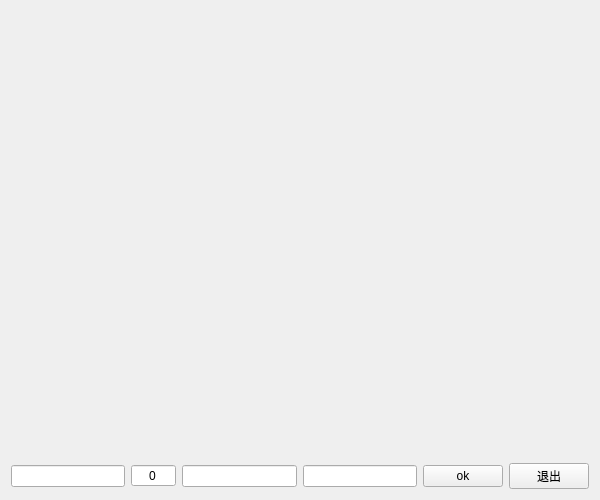
<?xml version="1.0" encoding="UTF-8"?>
<ui version="4.0">
 <class>Widget</class>
 <widget class="QWidget" name="Widget">
  <property name="geometry">
   <rect>
    <x>0</x>
    <y>0</y>
    <width>600</width>
    <height>500</height>
   </rect>
  </property>
  <property name="minimumSize">
   <size>
    <width>600</width>
    <height>500</height>
   </size>
  </property>
  <property name="maximumSize">
   <size>
    <width>600</width>
    <height>500</height>
   </size>
  </property>
  <property name="windowTitle">
   <string>Widget</string>
  </property>
  <layout class="QVBoxLayout" name="verticalLayout">
   <item>
    <widget class="QWidget" name="widget" native="true">
     <property name="minimumSize">
      <size>
       <width>0</width>
       <height>400</height>
      </size>
     </property>
     <layout class="QVBoxLayout" name="verticalLayout_2">
      <item>
       <layout class="QGridLayout" name="gridLayout">
        <item row="0" column="0">
         <widget class="QLabel" name="label">
          <property name="text">
           <string/>
          </property>
         </widget>
        </item>
       </layout>
      </item>
     </layout>
    </widget>
   </item>
   <item>
    <layout class="QHBoxLayout" name="horizontalLayout">
     <item>
      <widget class="QLineEdit" name="lineEdit_ip">
       <property name="text">
        <string/>
       </property>
      </widget>
     </item>
     <item>
      <widget class="QSpinBox" name="spinBox_port">
       <property name="alignment">
        <set>Qt::AlignCenter</set>
       </property>
       <property name="buttonSymbols">
        <enum>QAbstractSpinBox::NoButtons</enum>
       </property>
       <property name="maximum">
        <number>99999</number>
       </property>
       <property name="value">
        <number>0</number>
       </property>
      </widget>
     </item>
     <item>
      <widget class="QLineEdit" name="lineEdit_username">
       <property name="text">
        <string/>
       </property>
      </widget>
     </item>
     <item>
      <widget class="QLineEdit" name="lineEdit_password">
       <property name="text">
        <string/>
       </property>
      </widget>
     </item>
     <item>
      <widget class="QPushButton" name="pushButton_ok">
       <property name="text">
        <string>ok</string>
       </property>
      </widget>
     </item>
     <item>
      <widget class="QPushButton" name="pushButton_close">
       <property name="text">
        <string>退出</string>
       </property>
      </widget>
     </item>
    </layout>
   </item>
  </layout>
 </widget>
 <layoutdefault spacing="6" margin="11"/>
 <resources/>
 <connections/>
</ui>
